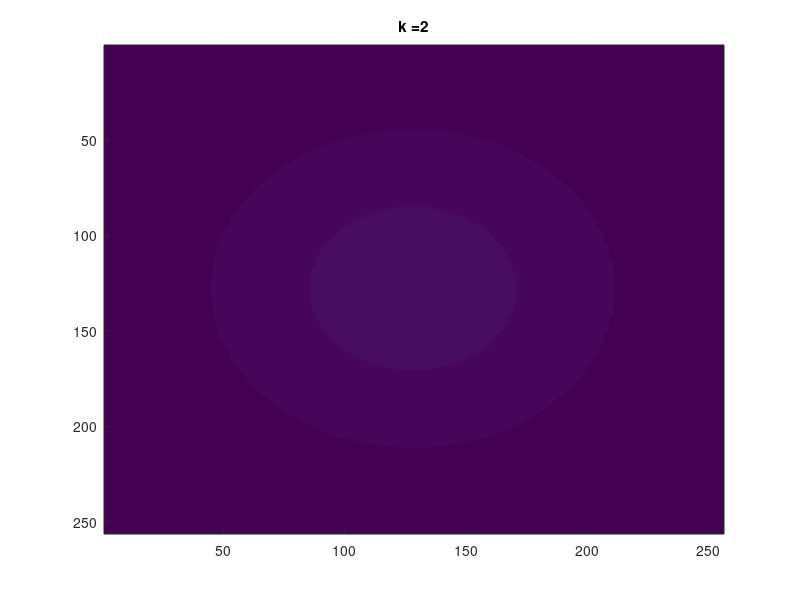
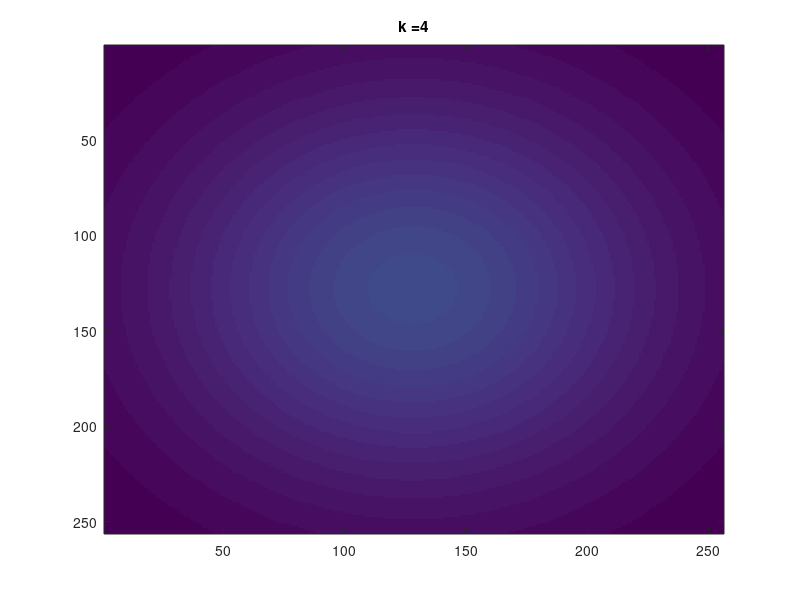
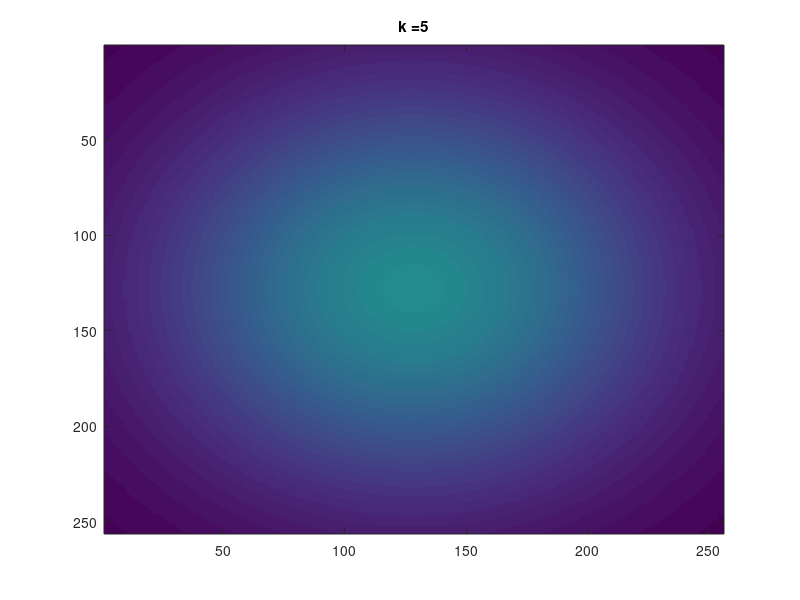
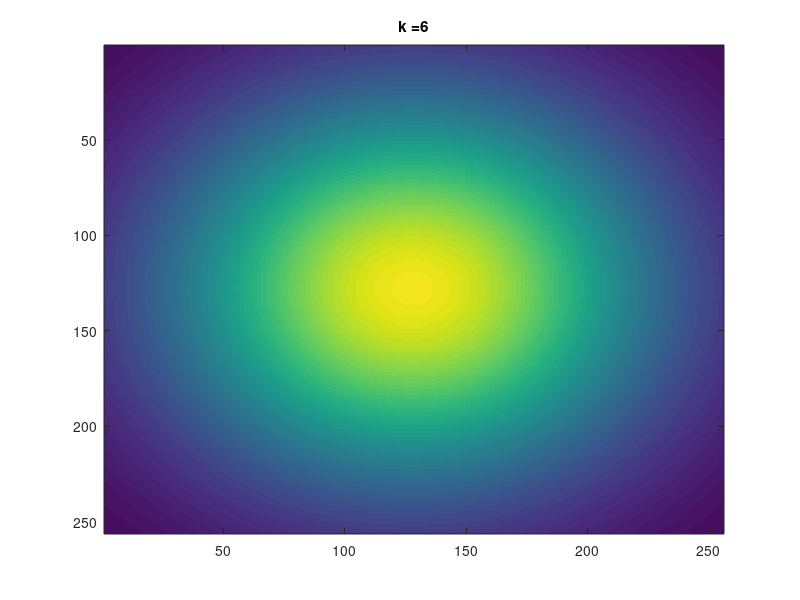

The MATLAB script that drew these images, in order:
a=0.01;
m0=128;
n0=m0;
C=zeros(256);

for k=[2,4,5,6,8]
    figure;
    for m=1:256
        for n=1:256
            C(m,n)=round(( (2^k)-1) * ( exp( (-a^2)*( (m-m0)^2 + (n-n0)^2 ))));
        end
    end
    image(C);
    title(['k =' num2str(k)]);
end